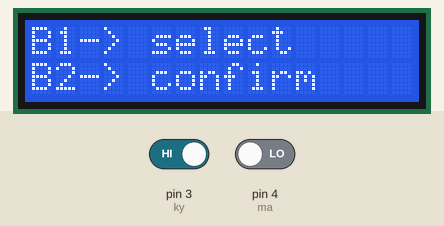
A sketch run on a simulated Arduino Uno, built with avr-gcc and run on an emulated ATmega328P. On the bench: 16×2 character LCD. The inputs (shaded band) are chosen by the test bench; at power-on: pin 3 (ky) HIGH, pin 4 (ma) LOW.

Above: at 1.2 s.
1.3 s: pin 3 (ky) driven LOW
At 6.2 s:
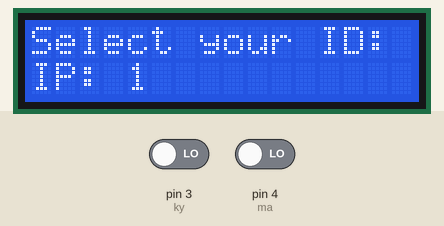
11.8 s: pin 3 (ky) driven HIGH
At 12.4 s:
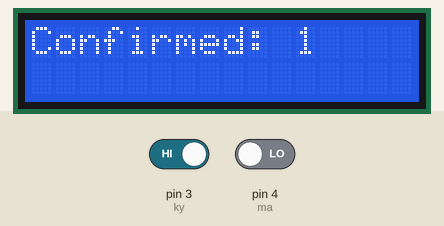
24.3 s: pin 3 (ky) driven LOW and pin 4 (ma) driven HIGH
At 28.3 s:
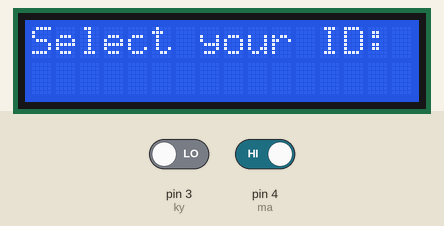
34.8 s: pin 3 (ky) driven HIGH
At 35.6 s:
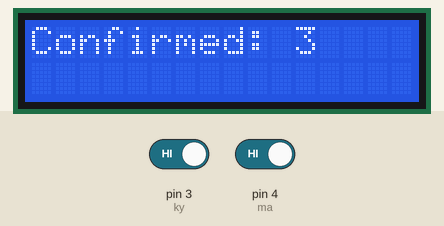
Timing chart, 0 to 37.8 s (numbered marks = the images above; inputs shaded):
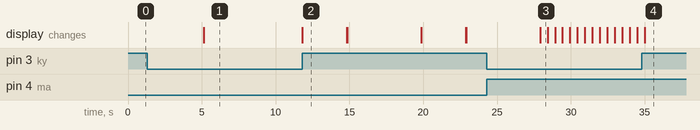

Measured:
- after the input at 1.3 s, the display: changes after 3.8 s (image 1)
- after the input at 11.8 s, the display: changes at once (image 2)
- after the input at 24.3 s, the display: changes after 3.6 s (image 3)
- after the input at 34.8 s, the display: changes after 0.21 s (image 4)
- what the display in image 2 shows lasts 3.0 s, from 11.8 s to 14.8 s
- what the display in image 3 shows lasts 0.5 s, from 27.9 s to 28.4 s

The sketch:

experimentoUsuarios.ino
```cpp
#include <LiquidCrystal_I2C.h>
#include <Wire.h>
#define ma 4
#define ky 3


// 16 CHARACTERS AND 2 LINE DYSPLAY
LiquidCrystal_I2C lcd(0x27,16,2);


byte id = 1;
bool change = false;
bool prev = false;
String dataToSend;


void select(){
  lcd.print("B1-> select");
  lcd.setCursor(0,1);
  lcd.print("B2-> confirm");
  delay(5000);
  lcd.clear();
  lcd.print("Select your ID:");
  while(digitalRead(ky) == 0){
    if(digitalRead(ma) == 1){
      change = !change;
      delay(500);
      }
    if(change != prev){
      prev = change;
      id += 1;
      if(id > 6){
        id = 1;
        }
      }
    lcd.setCursor(0,1);
    dataToSend = "IP: ";
    dataToSend += id;
    lcd.print(dataToSend);
    }
    lcd.clear();
    dataToSend = "Confirmed: ";
    dataToSend += id;
    lcd.print(dataToSend);
    delay(3000);
    lcd.clear();
  }


void setup() {
  // put your setup code here, to run once:
  lcd.begin();
  lcd.backlight();
}

void loop() {
  // put your main code here, to run repeatedly:
  select();
}
```
